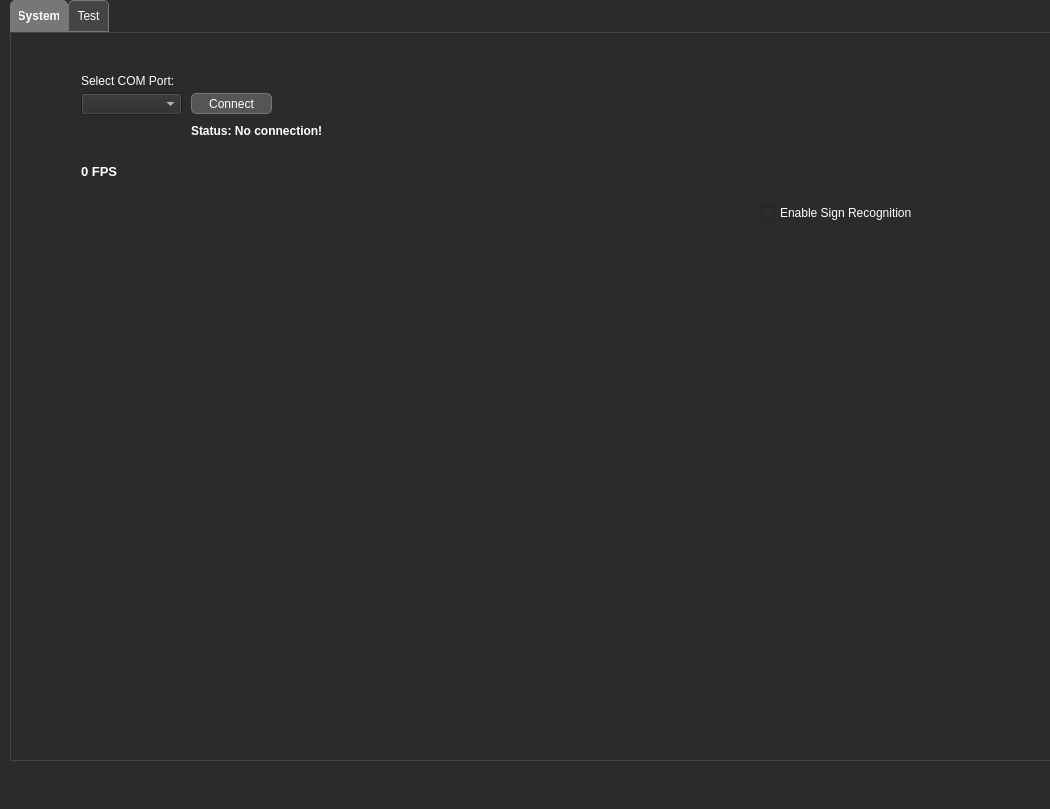
<?xml version="1.0" encoding="UTF-8"?>
<ui version="4.0">
 <class>MainWindow</class>
 <widget class="QMainWindow" name="MainWindow">
  <property name="geometry">
   <rect>
    <x>0</x>
    <y>0</y>
    <width>1050</width>
    <height>809</height>
   </rect>
  </property>
  <property name="minimumSize">
   <size>
    <width>0</width>
    <height>0</height>
   </size>
  </property>
  <property name="windowTitle">
   <string>Speed Traffic Sign Recognition App</string>
  </property>
  <property name="windowIcon">
   <iconset>
    <normaloff>../../Files/logo_traffic_sign_optimized.ico</normaloff>../../Files/logo_traffic_sign_optimized.ico</iconset>
  </property>
  <property name="styleSheet">
   <string notr="true">QWidget {
    background-color: #2b2b2b;
    color: #ffffff;
}

/* Botones */
QPushButton {
    background-color: #555555;
    border: 1px solid #777777;
    padding: 5px;
    border-radius: 5px;
}

QPushButton:hover {
    background-color: #777777;
}

/* Campos de texto */
QLineEdit {
    background-color: #3c3f41;
    border: 1px solid #555555;
    color: #ffffff;
}

/* Labels */
QLabel {
    color: #ffffff;
}

/* Estilo oscuro para Tabs */
QTabWidget::pane {
    border: 1px solid #444444;
    background: #2b2b2b;
}

QTabBar::tab {
    background: #444444;
    color: #ffffff;
    padding: 8px;
    border: 1px solid #777777;
    border-top-left-radius: 5px;
    border-top-right-radius: 5px;
}

QTabBar::tab:selected {
    background: #777777;
    font-weight: bold;
    color: #ffffff;
}

QTabBar::tab:hover {
    background: #666666;
}
</string>
  </property>
  <property name="animated">
   <bool>true</bool>
  </property>
  <property name="tabShape">
   <enum>QTabWidget::TabShape::Rounded</enum>
  </property>
  <widget class="QWidget" name="centralwidget">
   <widget class="QTabWidget" name="tabWidget">
    <property name="geometry">
     <rect>
      <x>10</x>
      <y>0</y>
      <width>1280</width>
      <height>761</height>
     </rect>
    </property>
    <property name="currentIndex">
     <number>0</number>
    </property>
    <widget class="QWidget" name="tab">
     <attribute name="title">
      <string>System</string>
     </attribute>
     <widget class="QLabel" name="imageBoardSys">
      <property name="geometry">
       <rect>
        <x>70</x>
        <y>170</y>
        <width>640</width>
        <height>480</height>
       </rect>
      </property>
      <property name="maximumSize">
       <size>
        <width>640</width>
        <height>480</height>
       </size>
      </property>
      <property name="text">
       <string/>
      </property>
     </widget>
     <widget class="QCheckBox" name="sysSignRecogCheckBox">
      <property name="enabled">
       <bool>true</bool>
      </property>
      <property name="geometry">
       <rect>
        <x>750</x>
        <y>170</y>
        <width>161</width>
        <height>20</height>
       </rect>
      </property>
      <property name="text">
       <string>Enable Sign Recognition</string>
      </property>
     </widget>
     <widget class="QComboBox" name="portComboBox">
      <property name="geometry">
       <rect>
        <x>70</x>
        <y>60</y>
        <width>101</width>
        <height>22</height>
       </rect>
      </property>
     </widget>
     <widget class="QLabel" name="portSelectTitleLabel">
      <property name="geometry">
       <rect>
        <x>70</x>
        <y>40</y>
        <width>101</width>
        <height>16</height>
       </rect>
      </property>
      <property name="text">
       <string>Select COM Port:</string>
      </property>
     </widget>
     <widget class="QLabel" name="connectionStatusLabel">
      <property name="geometry">
       <rect>
        <x>180</x>
        <y>90</y>
        <width>171</width>
        <height>16</height>
       </rect>
      </property>
      <property name="font">
       <font>
        <bold>true</bold>
       </font>
      </property>
      <property name="text">
       <string>Status: No connection!</string>
      </property>
     </widget>
     <widget class="QPushButton" name="connectionBtn">
      <property name="geometry">
       <rect>
        <x>180</x>
        <y>60</y>
        <width>81</width>
        <height>21</height>
       </rect>
      </property>
      <property name="text">
       <string>Connect</string>
      </property>
     </widget>
     <widget class="QLabel" name="sysSpeedLabel">
      <property name="geometry">
       <rect>
        <x>770</x>
        <y>250</y>
        <width>201</width>
        <height>41</height>
       </rect>
      </property>
      <property name="font">
       <font>
        <pointsize>32</pointsize>
        <bold>true</bold>
       </font>
      </property>
      <property name="text">
       <string/>
      </property>
     </widget>
     <widget class="QLabel" name="sysConfidenceLabel">
      <property name="geometry">
       <rect>
        <x>770</x>
        <y>310</y>
        <width>181</width>
        <height>20</height>
       </rect>
      </property>
      <property name="font">
       <font>
        <bold>true</bold>
       </font>
      </property>
      <property name="text">
       <string/>
      </property>
     </widget>
     <widget class="QLabel" name="sysResultImgLabel">
      <property name="geometry">
       <rect>
        <x>750</x>
        <y>210</y>
        <width>241</width>
        <height>20</height>
       </rect>
      </property>
      <property name="font">
       <font>
        <bold>true</bold>
       </font>
      </property>
      <property name="text">
       <string/>
      </property>
     </widget>
     <widget class="QLabel" name="fpsLabel">
      <property name="geometry">
       <rect>
        <x>70</x>
        <y>130</y>
        <width>91</width>
        <height>16</height>
       </rect>
      </property>
      <property name="font">
       <font>
        <pointsize>10</pointsize>
        <bold>true</bold>
       </font>
      </property>
      <property name="text">
       <string>0 FPS</string>
      </property>
     </widget>
    </widget>
    <widget class="QWidget" name="tab_2">
     <attribute name="title">
      <string>Test</string>
     </attribute>
     <widget class="QPushButton" name="loadImageBtn">
      <property name="geometry">
       <rect>
        <x>620</x>
        <y>110</y>
        <width>81</width>
        <height>31</height>
       </rect>
      </property>
      <property name="text">
       <string>Load Image</string>
      </property>
     </widget>
     <widget class="QLabel" name="imageBoardTest">
      <property name="geometry">
       <rect>
        <x>70</x>
        <y>170</y>
        <width>640</width>
        <height>480</height>
       </rect>
      </property>
      <property name="maximumSize">
       <size>
        <width>640</width>
        <height>480</height>
       </size>
      </property>
      <property name="text">
       <string/>
      </property>
     </widget>
     <widget class="QLabel" name="testResultImgLabel">
      <property name="geometry">
       <rect>
        <x>750</x>
        <y>210</y>
        <width>241</width>
        <height>20</height>
       </rect>
      </property>
      <property name="font">
       <font>
        <bold>true</bold>
       </font>
      </property>
      <property name="text">
       <string/>
      </property>
     </widget>
     <widget class="QPushButton" name="sendBtn">
      <property name="geometry">
       <rect>
        <x>150</x>
        <y>110</y>
        <width>81</width>
        <height>31</height>
       </rect>
      </property>
      <property name="text">
       <string>Send Data</string>
      </property>
     </widget>
     <widget class="QGroupBox" name="groupBox">
      <property name="geometry">
       <rect>
        <x>60</x>
        <y>40</y>
        <width>391</width>
        <height>51</height>
       </rect>
      </property>
      <property name="title">
       <string>Comunication Test Mode</string>
      </property>
      <widget class="QRadioButton" name="manualModeRadioBtn">
       <property name="geometry">
        <rect>
         <x>210</x>
         <y>20</y>
         <width>131</width>
         <height>20</height>
        </rect>
       </property>
       <property name="font">
        <font>
         <bold>true</bold>
        </font>
       </property>
       <property name="text">
        <string>ManualSend Mode</string>
       </property>
      </widget>
      <widget class="QRadioButton" name="autoModeRadioBtn">
       <property name="geometry">
        <rect>
         <x>60</x>
         <y>20</y>
         <width>121</width>
         <height>20</height>
        </rect>
       </property>
       <property name="font">
        <font>
         <bold>true</bold>
        </font>
       </property>
       <property name="text">
        <string>AutoSend Mode</string>
       </property>
      </widget>
     </widget>
     <widget class="QSpinBox" name="dataSpinBox">
      <property name="geometry">
       <rect>
        <x>60</x>
        <y>110</y>
        <width>81</width>
        <height>31</height>
       </rect>
      </property>
      <property name="maximum">
       <number>999</number>
      </property>
     </widget>
     <widget class="QCheckBox" name="testSignRecogCheckBox">
      <property name="geometry">
       <rect>
        <x>750</x>
        <y>170</y>
        <width>161</width>
        <height>20</height>
       </rect>
      </property>
      <property name="text">
       <string>Enable Sign Recognition</string>
      </property>
     </widget>
     <widget class="QLabel" name="testSpeedLabel">
      <property name="geometry">
       <rect>
        <x>770</x>
        <y>250</y>
        <width>171</width>
        <height>41</height>
       </rect>
      </property>
      <property name="font">
       <font>
        <pointsize>32</pointsize>
        <bold>true</bold>
       </font>
      </property>
      <property name="text">
       <string/>
      </property>
     </widget>
     <widget class="QLabel" name="testConfidenceLabel">
      <property name="geometry">
       <rect>
        <x>770</x>
        <y>310</y>
        <width>181</width>
        <height>20</height>
       </rect>
      </property>
      <property name="font">
       <font>
        <bold>true</bold>
       </font>
      </property>
      <property name="text">
       <string/>
      </property>
     </widget>
    </widget>
   </widget>
  </widget>
  <widget class="QMenuBar" name="menubar">
   <property name="geometry">
    <rect>
     <x>0</x>
     <y>0</y>
     <width>1050</width>
     <height>22</height>
    </rect>
   </property>
  </widget>
  <widget class="QStatusBar" name="statusbar"/>
 </widget>
 <resources/>
 <connections/>
</ui>
